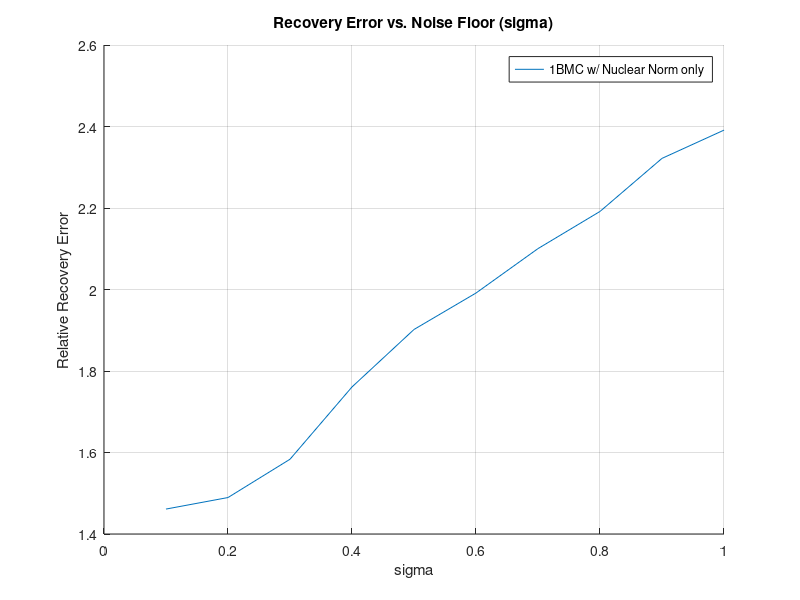

Write MATLAB code to recreate this figure.
clear all; close all; clc;
%% select simulation
sim = 'demo';

%% select exp index [1-3]
% Exp 1: Sweep fraction of observed entries
% Exp 2: Sweep rank
% Exp 3: Sweep noise sigma
exp = 3;

%% select err index [1-6]... this only matters for Experiment.m, not demo.m
% [1-4] Method 1: Combined Nuclear & Infinity Norm 
%       * [1] norm(M-xhat,'fro');
%       * [2] norm(M-x1_debias,'fro');
%       * [3] sum(sign(xhat(:)) ~= sign(M(:)));
%       * [4] Hellinger Distance
% [5-8] Method 2: Nuclear Norm Only
%       * [5] norm(M-xhat,'fro');
%       * [6] norm(M-x1_debias,'fro');
%       * [7] sum(sign(xhat(:)) ~= sign(M(:)));
%       * [8] Hellinger Distance
y_axis = 5; 


%% Load Relevant Variables for Chosen Exp
switch exp
    case 1
        if sim == 'demo'
            load('6254_data/exp1_demo.mat')
        else
            load('6254_data/exp1.mat');
            err = exp1_err;
            obsErr = exp1_obsErr;
            normM = exp1_normM;
        end
        x = 0.05:0.05:0.95;
        figure; title('Recovery Error vs. Fraction of Observed Entries');
        xlabel('Fraction of Observed Entries')
    case 2
        if sim == 'demo'
            load('6254_data/exp2_demo.mat')
        else
            load('6254_data/exp2.mat');
            err = exp2_err;
            obsErr = exp2_obsErr;
            normM = exp2_normM;
        end
        x = 1:1:15;
        figure; title('Recovery Error vs. Rank');
        xlabel('Rank of X')
    case 3
        if sim == 'demo'
            load('6254_data/exp3_demo.mat')
        else
            load('6254_data/exp3.mat');
            err = exp3_err;
            obsErr = exp3_obsErr;
            normM = exp3_normM;
        end
        x = 0.1:0.1:1;
        figure; title('Recovery Error vs. Noise Floor (sigma)');
        xlabel('sigma')
end
hold on

%% Select ylabel Based on Error Metric Used
switch y_axis
    case 1
        ylabel('norm(M-xhat,''fro''); [Combined Nuclear & Infinity Norm]')
    case 2
        ylabel('norm(M-x1_debias,''fro''); [Combined Nuclear & Infinity Norm]')
    case 3
        ylabel('sum(sign(xhat(:)) ~= sign(M(:))); [Combined Nuclear & Infinity Norm]')
    case 4
        ylabel('Hellinger Distance [Combined Nuclear & Infinity Norm]')
    case 5
        ylabel('Relative Recovery Error')
    case 6
        ylabel('norm(M-x1_debias,''fro''); [Nuclear Norm Only]')
    case 7
        ylabel('sum(sign(xhat(:)) ~= sign(M(:))); [Nuclear Norm Only]')
    case 8
        ylabel('Hellinger Distance [Nuclear Norm Only]')
end

%% Select Relevant Data for Error Metric Chosen
I = length(err); % total length of parameter sweep
data = zeros(20,I);
if sim == 'demo'
    data = err;
else
    for i = 1:I
        param_data = err{i};                            % select all metrics for parameter value t in sweep
        data(:,i) = param_data(:,y_axis)./normM{i};     % select & normalize error metric y
        data = mean(data,1);                            % take average across all 20 trials for each param
    end
end




width=550;
height=400;
set(gcf,'position',[10,10,width,height])
plot(x,data)
legend('1BMC w/ Nuclear Norm only')
grid on
if sim == 'demo'
    filename = ['6254_plots/1BMC_exp',num2str(exp),'_err',num2str(y_axis),'_demo.png'];
else
    filename = ['6254_plots/1BMC_exp',num2str(exp),'_err',num2str(y_axis),'_exp.png'];
end
saveas(gcf,filename)


        
    